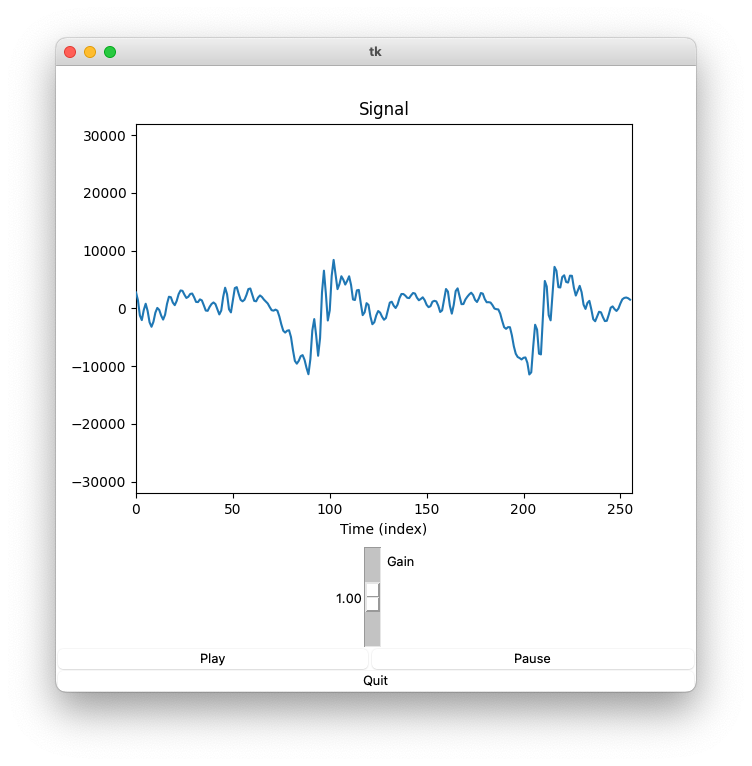

Write the Python code that produced this figure.
# plot_play_file_gain_pause_numpy.py

import pyaudio
import wave
import numpy as np
import matplotlib.figure
from matplotlib import animation

import tkinter as Tk    
from matplotlib.backends.backend_tkagg import FigureCanvasTkAgg


# Specify wave file
wavfile = 'author.wav'
# wavfile = 'sines.wav'
print('Name of wave file: %s' % wavfile)

# Open wave file
wf = wave.open( wavfile, 'rb')

# Read wave file properties
RATE        = wf.getframerate()     # Frame rate (frames/second)
WIDTH       = wf.getsampwidth()     # Number of bytes per sample
LEN         = wf.getnframes()       # Signal length
CHANNELS    = wf.getnchannels()     # Number of channels

print('The file has %d channel(s).'         % CHANNELS)
print('The file has %d frames/second.'      % RATE)
print('The file has %d frames.'             % LEN)
print('The file has %d bytes per sample.'   % WIDTH)


BLOCKLEN = 256    
# BLOCKLEN = 128


def fun_pause():
  global PLAY
  # print('I am pausing')
  PLAY = False

def fun_play():
  global PLAY
  # print('I am playing')
  PLAY = True


# DEFINE TKINTER ROOT

root = Tk.Tk()    # Define root before creating figure

# Gain slider
gain = Tk.DoubleVar()       # Tk variable
gain.set(1.0)               # Initialize Tk variable
S_gain = Tk.Scale(root, label = 'Gain', variable = gain, from_ = 0, to = 2, resolution = 0.01)

# Play and pause buttons
B_play = Tk.Button(root, text = 'Play', command = fun_play)
B_pause = Tk.Button(root, text = 'Pause', command = fun_pause)

# Quit button
B_quit = Tk.Button(root, text = 'Quit', command = root.quit)


# DEFINE FIGURE

fig1 = matplotlib.figure.Figure()                     # not using pyplot
ax1 = fig1.add_subplot(1, 1, 1)
[g1] = ax1.plot([], [])

# Turn figure into a Tkinter widget
my_canvas = FigureCanvasTkAgg(fig1, master = root)
# fig1.canvas.draw()   # (optional ?)
C1 = my_canvas.get_tk_widget()   # canvas widget

# PLACE WIDGETS

C1.pack()
B_quit.pack(fill = Tk.X, side = Tk.BOTTOM)
S_gain.pack(side = Tk.TOP)

B_play.pack(side = Tk.LEFT, expand = True, fill = Tk.X)
B_pause.pack(side = Tk.RIGHT, expand = True, fill = Tk.X)


# Open the audio output stream
p = pyaudio.PyAudio()

PA_FORMAT = p.get_format_from_width(WIDTH)
stream = p.open(
    format = PA_FORMAT,
    channels = CHANNELS,
    rate = RATE,
    input = False,
    output = True,
    frames_per_buffer = BLOCKLEN)   # optional, but can help to reduce latency

# Define animation functions

def my_init():
    print('hello')
    g1.set_xdata(range(BLOCKLEN))
    ax1.set_ylim(-32000, 32000)
    ax1.set_xlim(0, BLOCKLEN)
    ax1.set_xlabel('Time (index)')
    ax1.set_title('Signal')
    return (g1,)

output_block = np.zeros(BLOCKLEN)
PLAY = True
MAXVALUE = 2**15-1

def my_update(i):

    if PLAY == True:

        # Get block of samples from wave file
        input_bytes = wf.readframes(BLOCKLEN)

        # Rewind if at end of file
        if len(input_bytes) < WIDTH * BLOCKLEN:
            wf.rewind()
            input_bytes = wf.readframes(BLOCKLEN)

        # Convert binary data to number sequence (tuple)
        signal_block = np.frombuffer(input_bytes, dtype = 'int16')
        # signal_block = struct.unpack('h' * BLOCKLEN, input_bytes)

        A = gain.get()  # Get gain from slider
        signal_block = np.clip(A * signal_block, -MAXVALUE, MAXVALUE)   
        # clips maximum value before converting to 16 bit integers

        g1.set_ydata(signal_block)
        
        # Convert output value to binary data
        # And write binary data to audio output stream
        stream.write(signal_block.astype('int16').tobytes(), BLOCKLEN)

    return (g1,)


my_anima = animation.FuncAnimation(
    fig1,
    my_update,
    # frames = Nframes, # fargs = (wf,),
    init_func = my_init,
    interval = 10,   # milliseconds (what happens if this is 200?)
    blit = True,
    cache_frame_data = False,
    repeat = False
)

Tk.mainloop()           # Start Tkinter (includes animation)

stream.stop_stream()
stream.close()
p.terminate()

wf.close()

print('* Finished')
